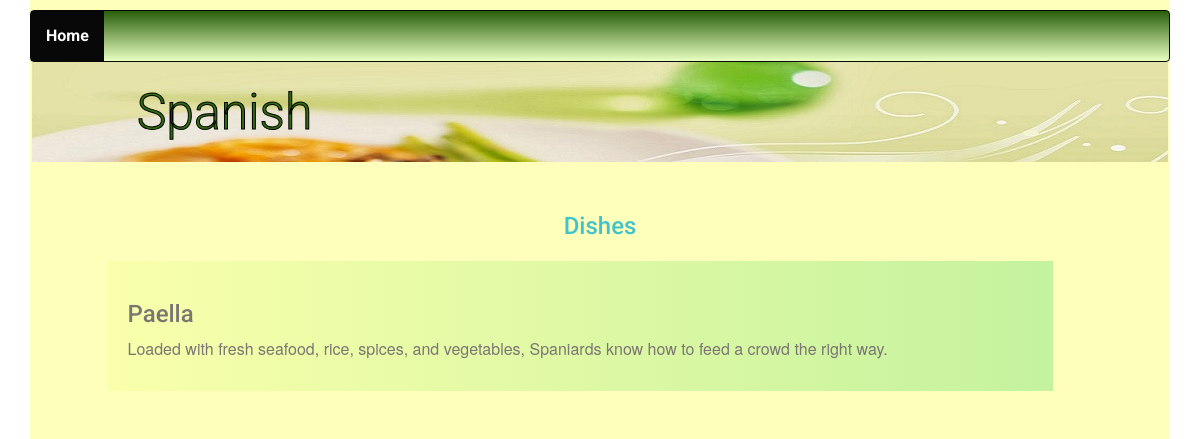
Page /cuisines/6/dish/ on the committed database.
### database_setup.py (models this page shows, shortened)
class Cuisine(Base):
    __tablename__ = 'cuisine'
    id = Column(Integer, primary_key=True)
    name = Column(String(250), nullable=False)
    user_id = Column(Integer, ForeignKey('user.id'))
    user = relationship(User)

class Dish(Base):
    __tablename__ = 'dish'
    id = Column(Integer, primary_key=True)
    name = Column(String(150), nullable=False)
    description = Column(String(300), nullable=False)
    picurl = Column(String(300), nullable=False)
    recipe = Column(String(2000), nullable=False)
    cuisine_id = Column(Integer,ForeignKey('cuisine.id'))
    cuisine = relationship(Cuisine)
    user_id = Column(Integer, ForeignKey('user.id'))
    user = relationship(User)
    created_on = Column(String(50), nullable=False)
    modified_on = Column(String(50), nullable=False)

### project.py (the view)
@app.route('/cuisines/<int:cuisine_id>/dish/')
def showDishes(cuisine_id):
    cuisine = session.query(Cuisine).filter_by(id=cuisine_id).one()
    dishes = session.query(Dish).filter_by(cuisine_id=cuisine_id).all()
    username = login_session.get('username')
    loginid = login_session.get('email')
    return render_template('cuisinedishes.html', items=dishes,
                           cuisine=cuisine, loggedusername=username,
                           loginid=loginid)

### templates/cuisinedishes.html (shortened to what this page needs)
{% extends "main.html" %}
{% block content %}
{% include "header.html" %}
	<div class="row banner main">
		<div class="col-md-11 col-md-offset-1 padding-none">
			<h1>{{ cuisine.name }}
			</h1>
		</div>
	</div>
<div class="row padding-top">
</div>
	{% if items !=[] %}
		<div class="row">
			<div class="col-md-1"></div>
			<div class="col-md-10">
				<h2>Dishes</h2>
					{% for i in items %}
						<a href = "{{url_for('showDescription', dish_id = i.id, cuisine_id = cuisine.id)}}">
							<div class="menu-item">
								<h3 id="dishname">{{i.name}}</h3>
								<p>{{i.description}}</p>
							</div>
						</a>
					{% endfor %}
			</div>
			<div class="col-md-1"></div>
		</div>
	{% endif %}
{% endblock %}

### static/styles1.css (style rules this page uses)
* { font-family: "helvetica neue bold", roboto, helvetica, arial, sans-serif; font-weight: 700; }
h1 { font-family: "helvetica neue light", roboto, helvetica, arial, sans-serif; font-size: 50px; color: white; line-height: 60px; font-weight: 300; }
h2 { font-size: 24px; color: #42c3c9; line-height: 29px; }
html, body { min-height: 100%; }
p { font-family: "helvetica neue", roboto, helvetica, arial, sans-serif; font-size: 16px; color: #7b7573; line-height: 24px; font-weight: 400; }
h2 { text-align: center; }
a { font-size: 16px; color: #7b7573; line-height: 24px; }
.padding-top { padding-top: 30px; }
.padding-none { padding: 0; }
.banner.main { background: url("/static/top-banner.jpg"); background-repeat: no-repeat; margin-left: 2px; margin-right: 2px; }
.banner h1 { margin: 10px 0; padding: 10px; color: #316d0f; -webkit-text-stroke-width: 1px; -webkit-text-stroke-color: black; }
.menu-item { background: linear-gradient(to right, #f9ffab 0%, #c4f29e 100%); padding: 20px; margin: 20px; margin-left: -20px; }

### rows in the picture
Cuisine: name "Spanish"
Dish: name "Paella", description "Loaded with fresh seafood, rice, spices, and vegetables, Spaniards know how to feed a crowd the right way."
